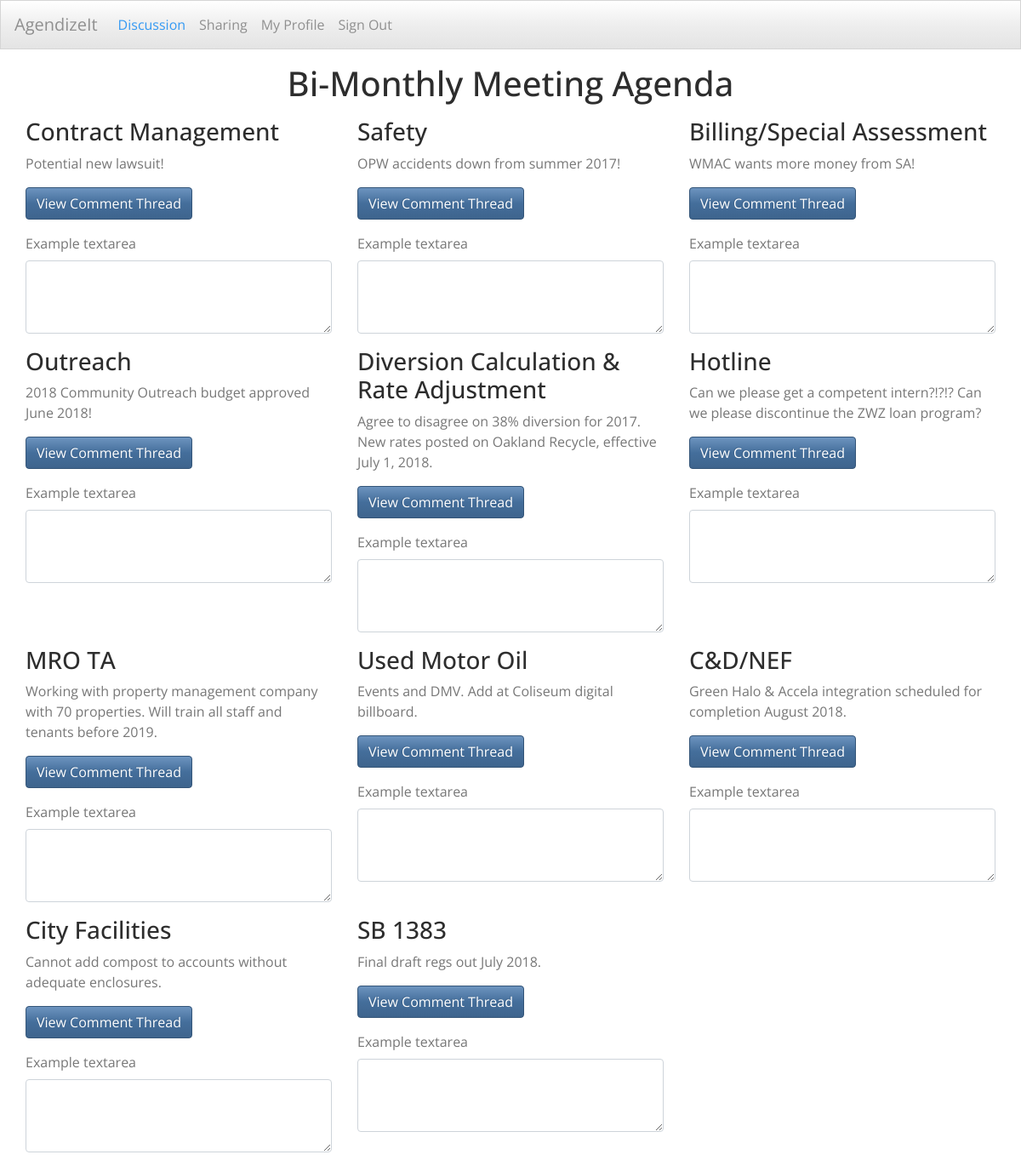
Screenshot of /discussion/ (signed in) with the database file from the repository.
### meetingdiscuss/models.py (models this page shows)
class AgendaItem(models.Model):
    topic = models.CharField(max_length=150)
    text = models.TextField() #This text should either go away or it should be for the admin to provide background information on the agenda item.

### meetingdiscuss/views.py (the view)
# urls.py: path("discussion/", views.discussion),
def discussion(request):
    items = AgendaItem.objects.all()
    context = {
        'items': items,
    }
    return render(request, "discussion.html", context)

### meetingdiscuss/templates/discussion.html (shortened to what this page needs)
{% extends "base.html" %}
{% block content %}
<p> <h1 align="center">Bi-Monthly Meeting Agenda </h1></p>
<div class="container-fluid">
  <div class="row">
  {% for item in items %}
     <div class="col-4"> <h3>{{ item.topic }}</h3>
    <p>{{ item.text}}</p>
     <p> <a class="btn btn-primary" href="/thread/">View Comment Thread</a> </p>
     <div class="form-group">
      <label for="exampleTextarea">Example textarea</label>
      <textarea class="form-control" id="exampleTextarea" rows="3"></textarea>
    </div>
    </div>
    {% endfor %}
    </div>
</div>
{% endblock content %}

### rows the page displays
AgendaItem: topic "Contract Management", text "Potential new lawsuit!"
AgendaItem: topic "Safety", text "OPW accidents down from summer 2017!"
AgendaItem: topic "Billing/Special Assessment", text "WMAC wants more money from SA!"
AgendaItem: topic "Outreach", text "2018 Community Outreach budget approved June 2018!"
AgendaItem: topic "Diversion Calculation & Rate Adjustment", text "Agree to disagree on 38% diversion for 2017. New rates posted on Oakland Recycle, effective July 1, 2018."
AgendaItem: topic "Hotline", text "Can we please get a competent intern?!?!? Can we please discontinue the ZWZ loan program?"
AgendaItem: topic "MRO TA", text "Working with property management company with 70 properties. Will train all staff and tenants before 2019."
AgendaItem: topic "Used Motor Oil", text "Events and DMV. Add at Coliseum digital billboard."
AgendaItem: topic "C&D/NEF", text "Green Halo & Accela integration scheduled for completion August 2018."
AgendaItem: topic "City Facilities", text "Cannot add compost to accounts without adequate enclosures."
AgendaItem: topic "SB 1383", text "Final draft regs out July 2018."
